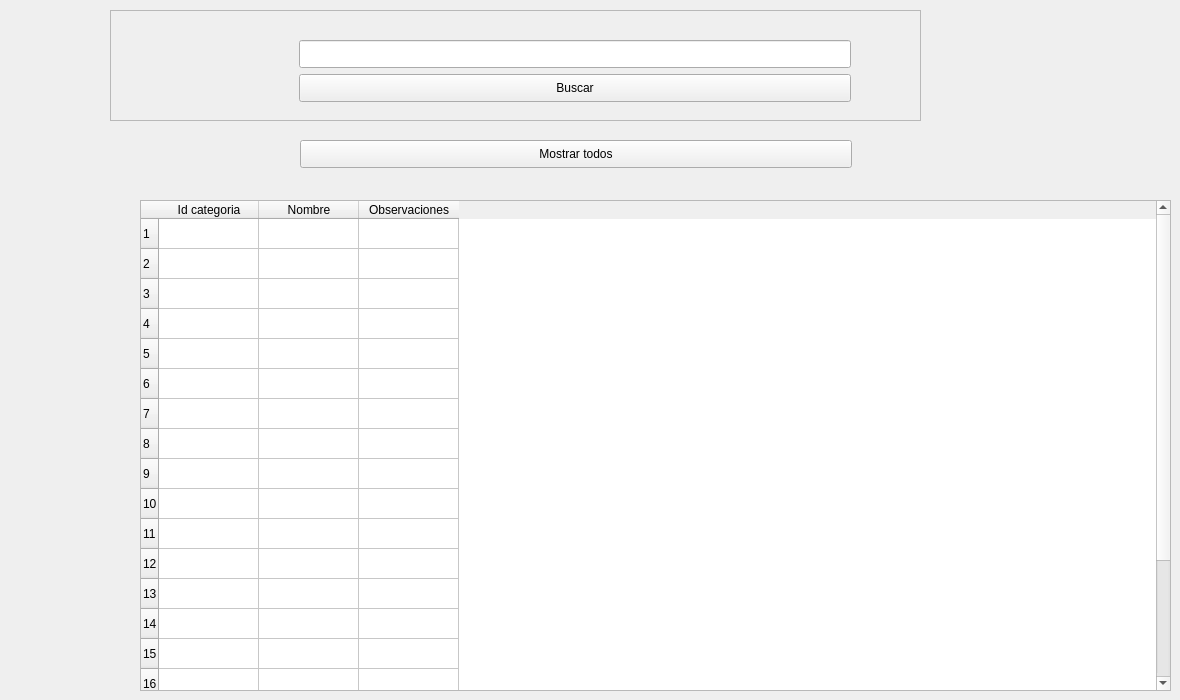
      <widget class="QWidget" name="tab_listado_categoria">
       <attribute name="title">
        <string>Listado categorias</string>
       </attribute>
       <widget class="QTableWidget" name="tableListaCategoria">
        <property name="enabled">
         <bool>true</bool>
        </property>
        <property name="geometry">
         <rect>
          <x>140</x>
          <y>200</y>
          <width>1031</width>
          <height>491</height>
         </rect>
        </property>
        <property name="acceptDrops">
         <bool>false</bool>
        </property>
        <property name="frameShape">
         <enum>QFrame::StyledPanel</enum>
        </property>
        <property name="frameShadow">
         <enum>QFrame::Sunken</enum>
        </property>
        <property name="lineWidth">
         <number>1</number>
        </property>
        <property name="midLineWidth">
         <number>0</number>
        </property>
        <property name="verticalScrollBarPolicy">
         <enum>Qt::ScrollBarAsNeeded</enum>
        </property>
        <property name="showGrid">
         <bool>true</bool>
        </property>
        <property name="sortingEnabled">
         <bool>false</bool>
        </property>
        <property name="wordWrap">
         <bool>true</bool>
        </property>
        <property name="cornerButtonEnabled">
         <bool>true</bool>
        </property>
        <property name="rowCount">
         <number>20</number>
        </property>
        <property name="columnCount">
         <number>3</number>
        </property>
        <attribute name="horizontalHeaderCascadingSectionResizes">
         <bool>false</bool>
        </attribute>
        <row/>
        <row/>
        <row/>
        <row/>
        <row/>
        <row/>
        <row/>
        <row/>
        <row/>
        <row/>
        <row/>
        <row/>
        <row/>
        <row/>
        <row/>
        <row/>
        <row/>
        <row/>
        <row/>
        <row/>
        <column>
         <property name="text">
          <string>Id categoria</string>
         </property>
        </column>
        <column>
         <property name="text">
          <string>Nombre</string>
         </property>
        </column>
        <column>
         <property name="text">
          <string>Observaciones</string>
         </property>
        </column>
       </widget>
       <widget class="QFrame" name="frame_buscar_categoria">
        <property name="geometry">
         <rect>
          <x>110</x>
          <y>10</y>
          <width>811</width>
          <height>111</height>
         </rect>
        </property>
        <property name="frameShape">
         <enum>QFrame::StyledPanel</enum>
        </property>
        <property name="frameShadow">
         <enum>QFrame::Raised</enum>
        </property>
        <widget class="QPushButton" name="btn_buscar_categoria">
         <property name="geometry">
          <rect>
           <x>189</x>
           <y>64</y>
           <width>552</width>
           <height>28</height>
          </rect>
         </property>
         <property name="text">
          <string>Buscar</string>
         </property>
        </widget>
        <widget class="QLineEdit" name="lineEdit_buscar_categoria">
         <property name="geometry">
          <rect>
           <x>189</x>
           <y>30</y>
           <width>552</width>
           <height>28</height>
          </rect>
         </property>
        </widget>
       </widget>
       <widget class="QPushButton" name="btn_mostrar_todos_categorias">
        <property name="geometry">
         <rect>
          <x>300</x>
          <y>140</y>
          <width>552</width>
          <height>28</height>
         </rect>
        </property>
        <property name="text">
         <string>Mostrar todos</string>
        </property>
       </widget>
      </widget>
